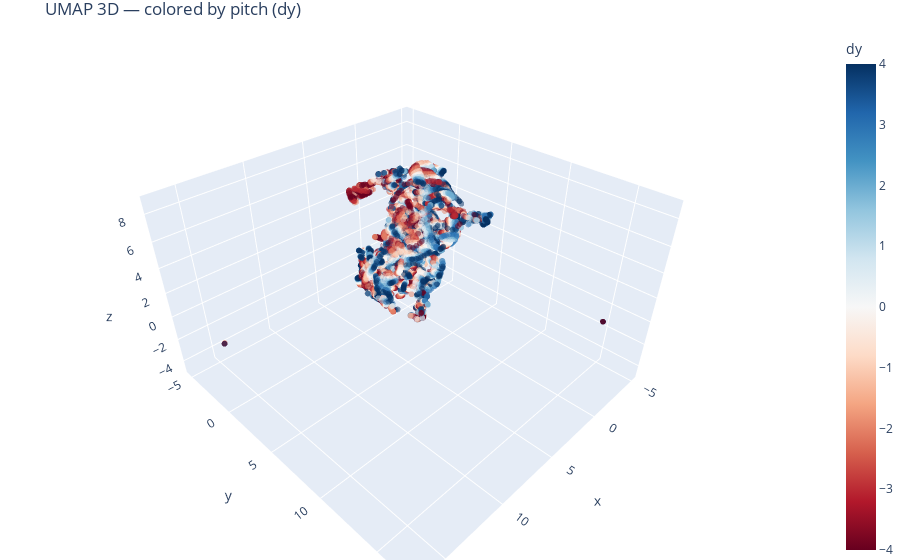
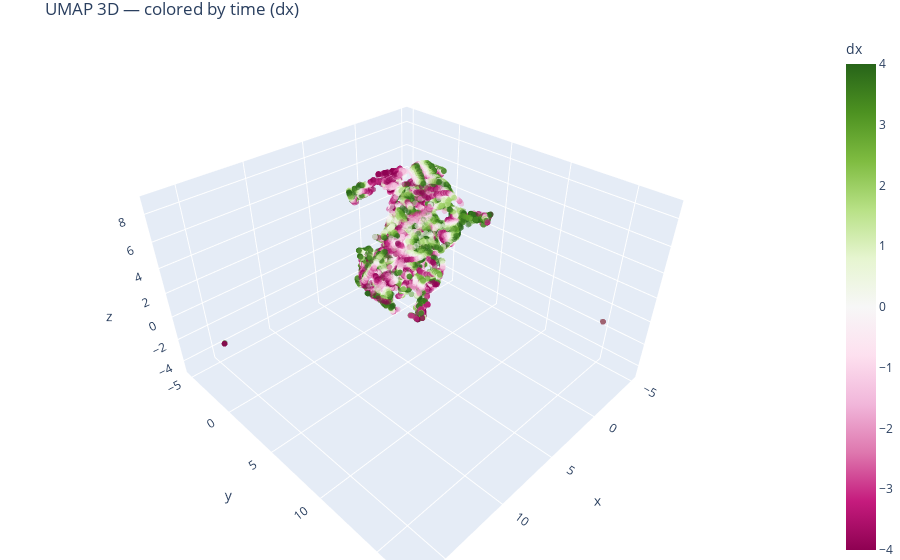

Source (notebook cell) for these figures, in order:
### Markdown cell above
What if we went to 3D instead of 2D? Would it let us see more? 

Answer: not really.

### Code cell
import plotly.graph_objects as go

@torch.no_grad()
def umap_3d_analysis(enc, n_blobs=200, sz=16, max_shift=4):
    shifts = list(range(-max_shift, max_shift+1))
    embeddings, dy_labels, dx_labels = [], [], []
    for _ in range(n_blobs):
        img = make_blob(sz).unsqueeze(0).to(device)
        for dy in shifts:
            for dx in shifts:
                shifted = shift_no_wrap(shift_no_wrap(img, shifts=dy, dims=2), shifts=dx, dims=3)
                z = enc(shifted).squeeze().cpu().numpy()
                embeddings.append(z)
                dy_labels.append(dy)
                dx_labels.append(dx)
    X = np.stack(embeddings)
    dy_labels, dx_labels = np.array(dy_labels), np.array(dx_labels)

    reducer = umap.UMAP(n_components=3, n_neighbors=15, min_dist=0.1, random_state=42)
    coords = reducer.fit_transform(X)

    fig_pitch = go.Figure(data=[go.Scatter3d(
        x=coords[:,0], y=coords[:,1], z=coords[:,2],
        mode='markers',
        marker=dict(size=2, color=dy_labels, colorscale='RdBu', opacity=0.5,
                    colorbar=dict(title='dy')),
        hovertext=[f"dy={dy}, dx={dx}" for dy, dx in zip(dy_labels, dx_labels)],
        hoverinfo='x+y+z+text'
    )])
    fig_pitch.update_layout(title='UMAP 3D — colored by pitch (dy)', margin=dict(l=0, r=0, b=0, t=30))

    fig_time = go.Figure(data=[go.Scatter3d(
        x=coords[:,0], y=coords[:,1], z=coords[:,2],
        mode='markers',
        marker=dict(size=2, color=dx_labels, colorscale='PiYG', opacity=0.5,
                    colorbar=dict(title='dx')),
        hovertext=[f"dy={dy}, dx={dx}" for dy, dx in zip(dy_labels, dx_labels)],
        hoverinfo='x+y+z+text'
    )])
    fig_time.update_layout(title='UMAP 3D — colored by time (dx)', margin=dict(l=0, r=0, b=0, t=30))

    fig_pitch.show()
    fig_time.show()
    return coords, dy_labels, dx_labels

coords, dy_lab, dx_lab = umap_3d_analysis(enc)

### Figure 1 — Plotly figure (JSON) as saved in the notebook; plotly's stock layout.template omitted (floating-point values rounded to 4 significant figures; data arrays with more than 128 entries replaced by an {"elided": "..."} marker saying what was removed)
{"data": [{"hoverinfo": "x+y+z+text", "hovertext": {"elided": "16200 str values"}, "marker": {"color": {"elided": "16200 int values"}, "colorbar": {"title": {"text": "dy"}}, "colorscale": [[0, "rgb(103,0,31)"], [0.1, "rgb(178,24,43)"], [0.2, "rgb(214,96,77)"], [0.3, "rgb(244,165,130)"], [0.4, "rgb(253,219,199)"], [0.5, "rgb(247,247,247)"], [0.6, "rgb(209,229,240)"], [0.7, "rgb(146,197,222)"], [0.8, "rgb(67,147,195)"], [0.9, "rgb(33,102,172)"], [1, "rgb(5,48,97)"]], "opacity": 0.5, "size": 2}, "mode": "markers", "type": "scatter3d", "x": {"elided": "16200 float values"}, "y": {"elided": "16200 float values"}, "z": {"elided": "16200 float values"}}], "layout": {"margin": {"b": 0, "l": 0, "r": 0, "t": 30}, "title": {"text": "UMAP 3D — colored by pitch (dy)"}}}

### Figure 2 — Plotly figure (JSON) as saved in the notebook; plotly's stock layout.template omitted (floating-point values rounded to 4 significant figures; data arrays with more than 128 entries replaced by an {"elided": "..."} marker saying what was removed)
{"data": [{"hoverinfo": "x+y+z+text", "hovertext": {"elided": "16200 str values"}, "marker": {"color": {"elided": "16200 int values"}, "colorbar": {"title": {"text": "dx"}}, "colorscale": [[0, "rgb(142,1,82)"], [0.1, "rgb(197,27,125)"], [0.2, "rgb(222,119,174)"], [0.3, "rgb(241,182,218)"], [0.4, "rgb(253,224,239)"], [0.5, "rgb(247,247,247)"], [0.6, "rgb(230,245,208)"], [0.7, "rgb(184,225,134)"], [0.8, "rgb(127,188,65)"], [0.9, "rgb(77,146,33)"], [1, "rgb(39,100,25)"]], "opacity": 0.5, "size": 2}, "mode": "markers", "type": "scatter3d", "x": {"elided": "16200 float values"}, "y": {"elided": "16200 float values"}, "z": {"elided": "16200 float values"}}], "layout": {"margin": {"b": 0, "l": 0, "r": 0, "t": 30}, "title": {"text": "UMAP 3D — colored by time (dx)"}}}
